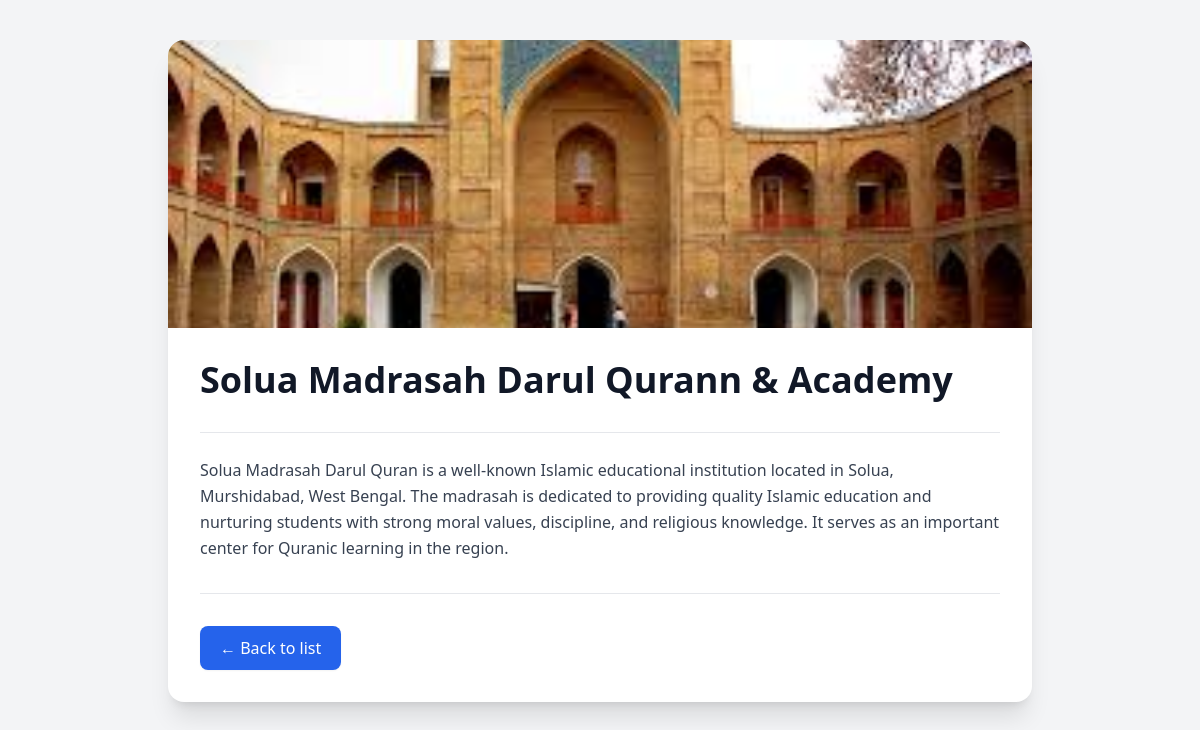
Page /blog_details/1/ on the committed database.
### student/models.py (models this page shows, shortened)
class Blog(models.Model):
    title = models.CharField(max_length=100)
    desc = models.CharField(max_length=500)
    img = models.ImageField(upload_to='about/')

### student/views.py (the view)
# urls.py: path('blog_details/<int:id>/',views.blog_details, name='blog_details' ),
def blog_details(request, id):
    blog  = get_object_or_404(Blog, id=id)
    context = {'blog':blog}
    return render(request, 'blog/b_details.html', context )

### templates/blog/b_details.html (shortened to what this page needs)
<!DOCTYPE html>
<html lang="en">
<head>
    <script src="https://cdn.tailwindcss.com"></script>
</head>
<body class="bg-gray-100 min-h-screen">
    <div class="max-w-4xl mx-auto px-4 py-10">
        <div class="bg-white rounded-2xl shadow-xl overflow-hidden">
            {% if blog.img %}
                <img src="{{ blog.img.url }}" alt="{{ blog.title }}"
                     class="w-full h-72 object-cover">
            {% else %}
                <div class="w-full h-48 bg-gray-200 flex items-center justify-center text-gray-500">
                    No image available
                </div>
            {% endif %}
            <div class="p-6 md:p-8">
                <h1 class="text-3xl md:text-4xl font-extrabold text-gray-900 mb-4">
                    {{ blog.title }}
                </h1>
                <div class="flex flex-wrap items-center gap-4 text-sm text-gray-500 mb-6 pb-4 border-b">
                </div>
                <div class="prose prose-lg max-w-none text-gray-700 leading-relaxed">
                    {{ blog.desc|linebreaks|default:"No content provided." }}
                </div>
                <div class="border-t my-8"></div>
                <div class="flex flex-wrap gap-4">
                    <a href="{% url 'blog_list' %}"
                       class="inline-flex items-center gap-2 bg-blue-600 hover:bg-blue-700 text-white font-medium px-5 py-2.5 rounded-lg transition shadow-sm">
                        ← Back to list
                    </a>
                </div>
            </div>
        </div>
    </div>
</body>
</html>

### rows in the picture
Blog: img (picture), title "Solua Madrasah Darul Qurann & Academy", desc "Solua Madrasah Darul Quran is a well-known Islamic educational institution located in Solua, Murshidabad, West Bengal. The madrasah is dedicated to providing quality Islamic education and nurturing students with strong moral values, discipline, and religious knowledge. It serves as an important center for Quranic learning in the region."
